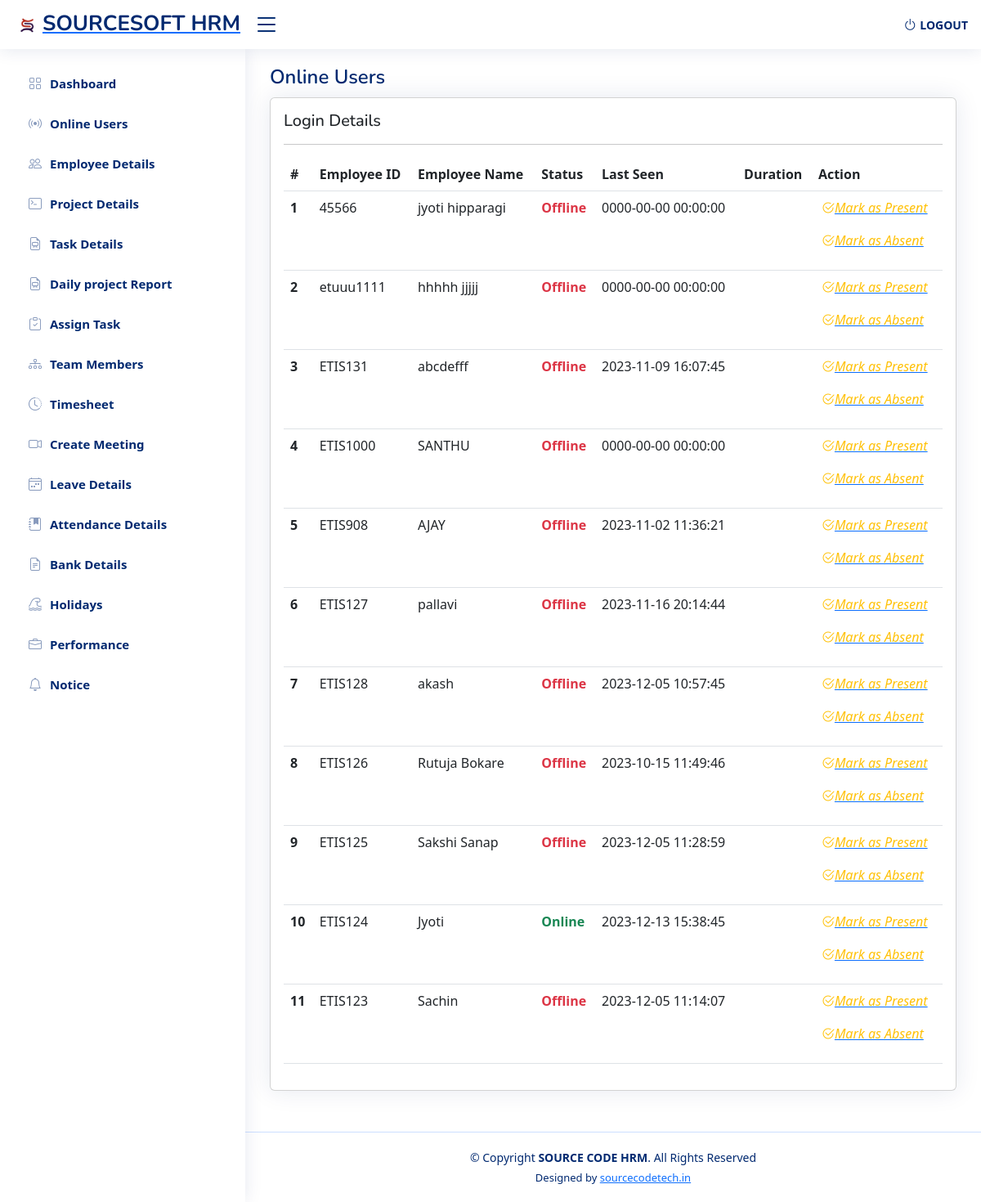
/sourcesoft/admin_dashboard/login_details.php (signed in), run on the app's committed database.
### tables this page shows
CREATE TABLE `emp_details` (
  `id` int(90) NOT NULL,
  `fname` varchar(100) NOT NULL,
  `empid` varchar(50) NOT NULL,
  `email` varchar(50) NOT NULL,
  `phno` varchar(12) NOT NULL,
  `username` varchar(50) NOT NULL,
  `pass` varchar(50) NOT NULL,
  `department` varchar(50) NOT NULL,
  `position` varchar(50) NOT NULL,
  `proname` varchar(200) NOT NULL,
  `sdate` varchar(40) NOT NULL,
  `edate` varchar(40) NOT NULL,
  `man` varchar(50) NOT NULL,
  `jdate` varchar(10) NOT NULL,
  `bdate` varchar(10) NOT NULL,
  `add` varchar(200) NOT NULL,
  `edu` varchar(40) NOT NULL,
  `about` text NOT NULL,
  `skills` varchar(50) NOT NULL,
  `status` varchar(255) NOT NULL,
  `last_act` datetime NOT NULL,
  `twitter` varchar(100) NOT NULL,
  `facebook` varchar(100) NOT NULL,
  `instagram` varchar(100) NOT NULL,
  `linkedin` varchar(100) NOT NULL,
  `profile_pic` varchar(300) NOT NULL,
  `adhar_card` varchar(300) NOT NULL,
  `pan_card` varchar(300) NOT NULL
);

### sourcesoft/admin_dashboard/login_details.php (the view, shortened to what this page needs)
<!DOCTYPE html>
<html lang="en">
<head>
    <link href="assets/vendor/bootstrap/css/bootstrap.min.css" rel="stylesheet">
    <link href="assets/vendor/bootstrap-icons/bootstrap-icons.css" rel="stylesheet">
    <link href="assets/vendor/boxicons/css/boxicons.min.css" rel="stylesheet">
    <link href="assets/vendor/quill/quill.snow.css" rel="stylesheet">
    <link href="assets/vendor/quill/quill.bubble.css" rel="stylesheet">
    <link href="assets/vendor/remixicon/remixicon.css" rel="stylesheet">
    <link href="assets/vendor/simple-datatables/style.css" rel="stylesheet">
    <link href="assets/css/style.css" rel="stylesheet">
</head>
<body>
    <?php include "include/header.php"; ?>
    <?php include "include/sidebar.php"; ?>
    <main id="main" class="main">
        <div class="pagetitle">
            <h1>Online Users</h1>
        </div>
        <section class="section dashboard">
                <!DOCTYPE html>
                <html lang="en">
                <head>
                    <link href="https://cdn.jsdelivr.net/npm/bootstrap@5.3.0/dist/css/bootstrap.min.css"
                        rel="stylesheet">
                </head>
            <section class="section">
                <div class="row">
                    <div class="col-lg-12">
                        <div class="card">
                            <div class="card-body">
                                <h5 class="">Login Details</h5>
                                <hr>
                                <div class="table-responsive">
                                    <table class="table datatable">
                                        <thead>
                                            <tr>
                                                <th scope="col">#</th>
                                                <th scope="col">Employee ID</th>
                                                <th scope="col">Employee Name</th>
                                                <th scope="col">Status</th>
                                                <th scope="col">Last Seen</th>
                                                <th scope="col">Duration</th>
                                                <th scope="col">Action</th>
                                            </tr>
                                        </thead>
                                        <tbody>
                                            <?php
                                            $currentDate = date("Y-m-d");
                                            $query_show = mysqli_query($conn, "SELECT *, ROW_NUMBER() OVER (ORDER BY id DESC) as row_num FROM `emp_details`");
                                            while ($show = mysqli_fetch_array($query_show)) {
                                            ?>
                                            <tr>
                                                <th scope="row"><?php echo $show['row_num']; ?></th>
                                                <td><?php echo $show['empid']; ?></td>
                                                <td><?php echo $show['fname']; ?></td>
                                                <td class="mt-1">
                                                    <?php
                                                        if ($show['status'] == "Online") {
                                                        ?>
                                                    <p><span class="text-success"> <b>Online</b></span></p>
                                                    <?php
                                                        } else {
                                                        ?>
                                                    <p><span class="text-danger"> <b>Offline</b></span></p>
                                                    <?php
                                                        }
                                                        ?>
                                                </td>
                                                <td><?php echo $show['last_act']; ?></td>
                                                <?php
                                                    $emp_id = $show['empid'];
                                                    $query_duration = mysqli_query($conn, "SELECT SEC_TO_TIME(SUM(TIME_TO_SEC(sessTime))) AS total_time FROM user_log WHERE date='$currentDate' AND emp_id='$emp_id'");
                                                    $show_duration = mysqli_fetch_array($query_duration)
                                                    ?>
                                                <td><?php echo $show_duration['total_time']; ?></td>
                                                <td><?php
                                                        $date = date("Y-m-d");
                                                        $user_id = $show['empid'];
                                                        $query_show_ = mysqli_query($conn, "SELECT *, ROW_NUMBER() OVER (ORDER BY id DESC) as row_num FROM `attendance` WHERE emp_id='$user_id' AND date='$date'");
                                                        $show_ = mysqli_fetch_array($query_show_);
                                                        if ($show_['status'] == 1) {
                                                            echo '<p><a href=""><i class="bi bi-check2-circle text-success px-1">Present</i></a></p>';
                                                        } else {
                                                            echo '<p><a href="present_status?id=' . $user_id . '&status=1"><i class="bi bi-check2-circle text-warning px-1">Mark as Present</i></a></p>';
                                                        }
                                                        if ($show_['status'] == 2) {
                                                            echo '<p><a href=""><i class="bi bi-check2-circle text-danger px-1">Absent</i></a></p>';
                                                        } else {
                                                            echo '<p><a href="present_status?id=' . $user_id . '&status=2"><i class="bi bi-check2-circle text-warning px-1">Mark as Absent</i></a></p>';
                                                        }
                                                        ?></td>
                                            </tr>
                                            <?php $i++;
                                            }
                                            ?>
                                        </tbody>
                                    </table>
                                </div>
                            </div>
                        </div>
                    </div>
                </div>
            </section>
        </section>
    </main>
    <?php include "include/footer.php"; ?>
</body>
</html>

### sourcesoft/admin_dashboard/include/header.php (shortened to what this page needs)
<header id="header" class="header fixed-top d-flex align-items-center">
    <div class="d-flex align-items-center justify-content-between">
        <a href="dashboard" class="logo d-flex align-items-center">
            <span class="d-none d-lg-block"><img src="assets\img\sourcesoft_logo.png" alt="SOURCESOFT">SOURCESOFT HRM</span>
        </a>
        <i class="bi bi-list toggle-sidebar-btn"></i>
    </div>
    <nav class="header-nav ms-auto">
        <ul class="d-flex align-items-center">
            <li class="nav-item dropdown pe-3">
                <a class="nav-link nav-profile d-flex align-items-center pe-0" href="logout">
                <i class="bi bi-power"></i>
                    <span class="d-none d-md-block ps-1">LOGOUT</span>
                </a>
            </li>
        </ul>
    </nav>
</header>

### sourcesoft/admin_dashboard/include/sidebar.php
<aside id="sidebar" class="sidebar">
    <ul class="sidebar-nav" id="sidebar-nav">
        <li class="nav-item">
            <a class="nav-link collapsed" href="dashboard">
                <i class="bi bi-grid"></i></i><span>Dashboard</span>
            </a>
        </li>
        <li class="nav-item">
            <a class="nav-link collapsed" href="login_details">
                <i class="bi bi-broadcast"></i><span>Online Users</span>
            </a>
        </li>
        <li class="nav-item">
            <a class="nav-link collapsed" href="employee_details">
                <i class="bi bi-people"></i><span>Employee Details</span>
            </a>
        </li>
        <li class="nav-item">
            <a class="nav-link collapsed" href="project_details">
                <i class="bi bi-terminal"></i><span>Project Details</span>
            </a>
        </li>
        <li class="nav-item">
            <a class="nav-link collapsed" href="task_details">
                <i class="bi bi-file-earmark-easel"></i><span>Task Details</span>
            </a>
        </li>
        <li class="nav-item">
            <a class="nav-link collapsed" href="dailyreport">
                <i class="bi bi-file-earmark-easel"></i><span>Daily project Report</span>
            </a>
        </li>
        <li class="nav-item">
            <a class="nav-link collapsed" href="assign_work">
                <i class="bi bi-clipboard-check"></i><span>Assign Task</span>
            </a>
        </li>
        <li class="nav-item">
            <a class="nav-link collapsed" href="team_members">
                <i class="bi bi-diagram-3"></i><span>Team Members</span>
            </a>
        </li>
        <li class="nav-item">
            <a class="nav-link collapsed" href="timesheet">
                <i class="bi bi-clock-history"></i><span>Timesheet</span>
            </a>
        </li>
        <li class="nav-item">
            <a class="nav-link collapsed" href="team_meeting">
                <i class="bi bi-camera-video"></i><span>Create Meeting</span>
            </a>
        </li>        <li class="nav-item">
            <a class="nav-link collapsed" href="leave_details">
                <i class="bi bi-calendar4-week"></i><span>Leave Details</span>
            </a>
        </li>
        <li class="nav-item">
            <a class="nav-link collapsed" href="attendance">
                <i class="bi bi-journal-bookmark-fill"></i><span>Attendance Details</span>
            </a>
        </li>
        <li class="nav-item">
            <a class="nav-link collapsed" href="bank_details">
                <i class="bi bi-file-earmark-text"></i><span>Bank Details</span>
            </a>
        </li>
        <li class="nav-item">
            <a class="nav-link collapsed" href="holidays">
                <i class="bi bi-tsunami"></i><span>Holidays</span>
            </a>
        </li>
        <li class="nav-item">
            <a class="nav-link collapsed" href="performance">
            <i class="bi bi-briefcase"></i><span>Performance</span>
            </a>
        </li>
        <li class="nav-item">
            <a class="nav-link collapsed" href="notice">
                <i class="bi bi-bell"></i><span>Notice</span>
            </a>
        </li>
    </ul>
</aside>

### sourcesoft/admin_dashboard/include/footer.php
<footer id="footer" class="footer">
    <div class="copyright">
        &copy; Copyright <strong><span>SOURCE CODE HRM</span></strong>. All Rights Reserved
    </div>
    <div class="credits">
        Designed by <a href="https://sourcecodetech.in/">sourcecodetech.in</a>
    </div>
</footer>

### sourcesoft/admin_dashboard/assets/css/style.css (style rules this page uses)
:root { scroll-behavior: smooth; }
body { font-family: "Open Sans", sans-serif; background: #f6f9ff; color: #444444; }
a { color: #4154f1; text-decoration: none; }
h1, h2, h3, h4, h5, h6 { font-family: "Nunito", sans-serif; }
#main { margin-top: 60px; padding: 20px 30px; transition: all 0.3s; }
.pagetitle { margin-bottom: 10px; }
.pagetitle h1 { font-size: 24px; margin-bottom: 0; font-weight: 600; color: #012970; }
.card { margin-bottom: 30px; border: none; border-radius: 5px; box-shadow: 0px 0 30px rgba(1, 41, 112, 0.1); }
.card-body { padding: 0 20px 20px 20px; }
.logo { line-height: 1; }
@media (min-width: 1200px) { .logo { width: 280px; } }
.logo img { max-height: 26px; margin-right: 6px; }
.logo span { font-size: 26px; font-weight: 700; color: #012970; font-family: "Nunito", sans-serif; }
.header { transition: all 0.5s; z-index: 997; height: 60px; box-shadow: 0px 2px 20px rgba(1, 41, 112, 0.1); background-color: #fff; padding-left: 20px; }
.header .toggle-sidebar-btn { font-size: 32px; padding-left: 10px; cursor: pointer; color: #012970; }
.header-nav ul { list-style: none; }
.header-nav>ul { margin: 0; padding: 0; }
.header-nav .nav-profile { color: #012970; }
.header-nav .nav-profile span { font-size: 14px; font-weight: 600; }
.sidebar { position: fixed; top: 60px; left: 0; bottom: 0; width: 300px; z-index: 996; transition: all 0.3s; padding: 20px; overflow-y: auto; scrollbar-width: thin; scrollbar-color: #aab7cf transparent; box-shadow: 0px 0px 20px rgba(1, 41, 112, 0.1); background-color: #fff; }
@media (min-width: 1200px) { #main, #footer { margin-left: 300px; } }
.sidebar-nav { padding: 0; margin: 0; list-style: none; }
.sidebar-nav li { padding: 0; margin: 0; list-style: none; }
.sidebar-nav .nav-item { margin-bottom: 5px; }
.sidebar-nav .nav-link { display: flex; align-items: center; font-size: 15px; font-weight: 600; color: #4154f1; transition: 0.3; background: #f6f9ff; padding: 10px 15px; border-radius: 4px; }
.sidebar-nav .nav-link i { font-size: 16px; margin-right: 10px; color: #4154f1; }
.sidebar-nav .nav-link.collapsed { color: #012970; background: #fff; }
.sidebar-nav .nav-link.collapsed i { color: #899bbd; }
.footer { padding: 20px 0; font-size: 14px; transition: all 0.3s; border-top: 1px solid #cddfff; }
.footer .copyright { text-align: center; color: #012970; }
.footer .credits { padding-top: 5px; text-align: center; font-size: 13px; color: #012970; }

### data on the page
emp_details: row_num "1", empid "45566", fname "jyoti hipparagi", status "Offline", last_act "0000-00-00 00:00:00"
emp_details: row_num "2", empid "etuuu1111", fname "hhhhh jjjjj", status "Offline", last_act "0000-00-00 00:00:00"
emp_details: row_num "3", empid "ETIS131", fname "abcdefff", status "Offline", last_act "2023-11-09 16:07:45"
emp_details: row_num "4", empid "ETIS1000", fname "SANTHU", status "Offline", last_act "0000-00-00 00:00:00"
emp_details: row_num "5", empid "ETIS908", fname "AJAY", status "Offline", last_act "2023-11-02 11:36:21"
emp_details: row_num "6", empid "ETIS127", fname "pallavi", status "Offline", last_act "2023-11-16 20:14:44"
emp_details: row_num "7", empid "ETIS128", fname "akash", status "Offline", last_act "2023-12-05 10:57:45"
emp_details: row_num "8", empid "ETIS126", fname "Rutuja Bokare", status "Offline", last_act "2023-10-15 11:49:46"
emp_details: row_num "9", empid "ETIS125", fname "Sakshi Sanap", status "Offline", last_act "2023-12-05 11:28:59"
emp_details: row_num "10", empid "ETIS124", fname "Jyoti", status "Online", last_act "2023-12-13 15:38:45"
emp_details: row_num "11", empid "ETIS123", fname "Sachin", status "Offline", last_act "2023-12-05 11:14:07"
